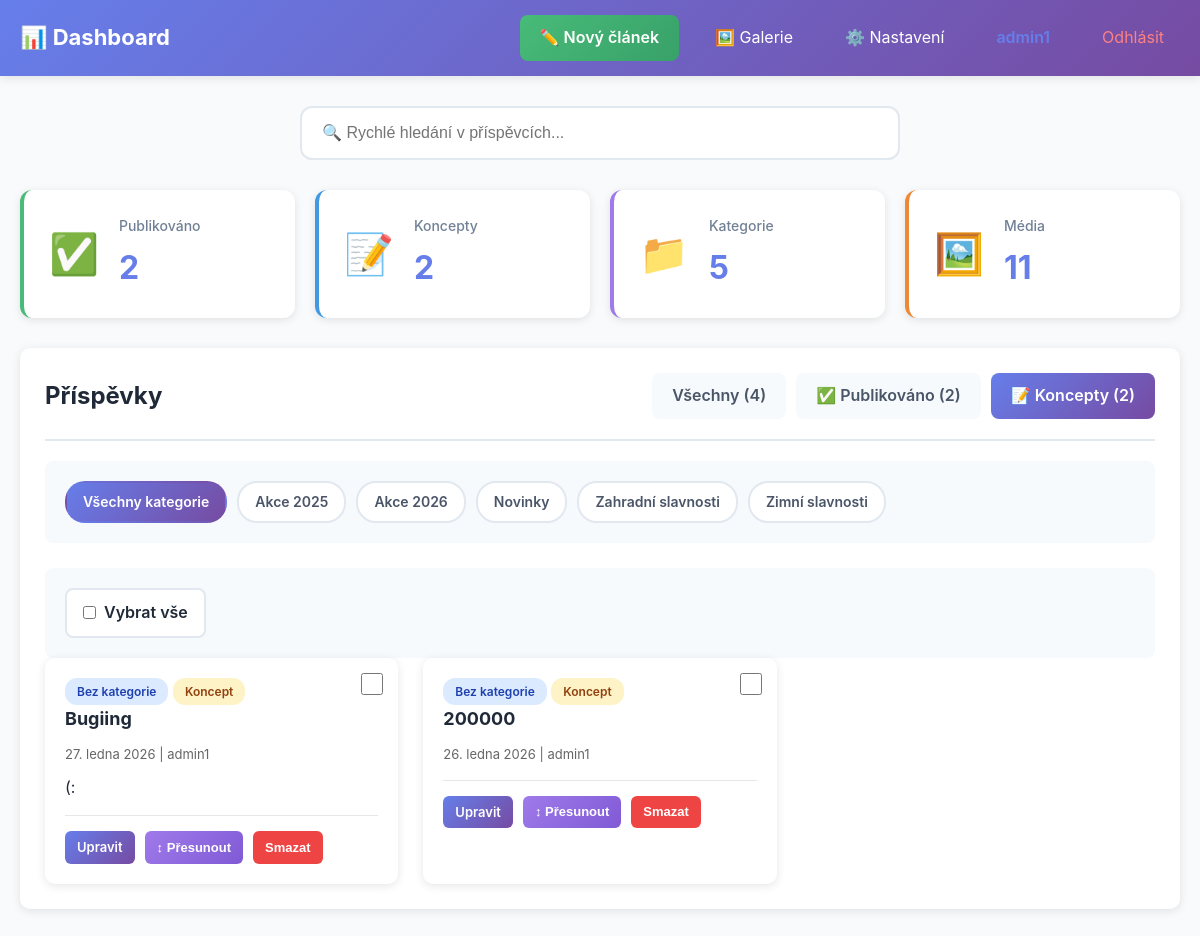
Before: /admin/dashboard.php?filter=draft (signed in) with the older database file.
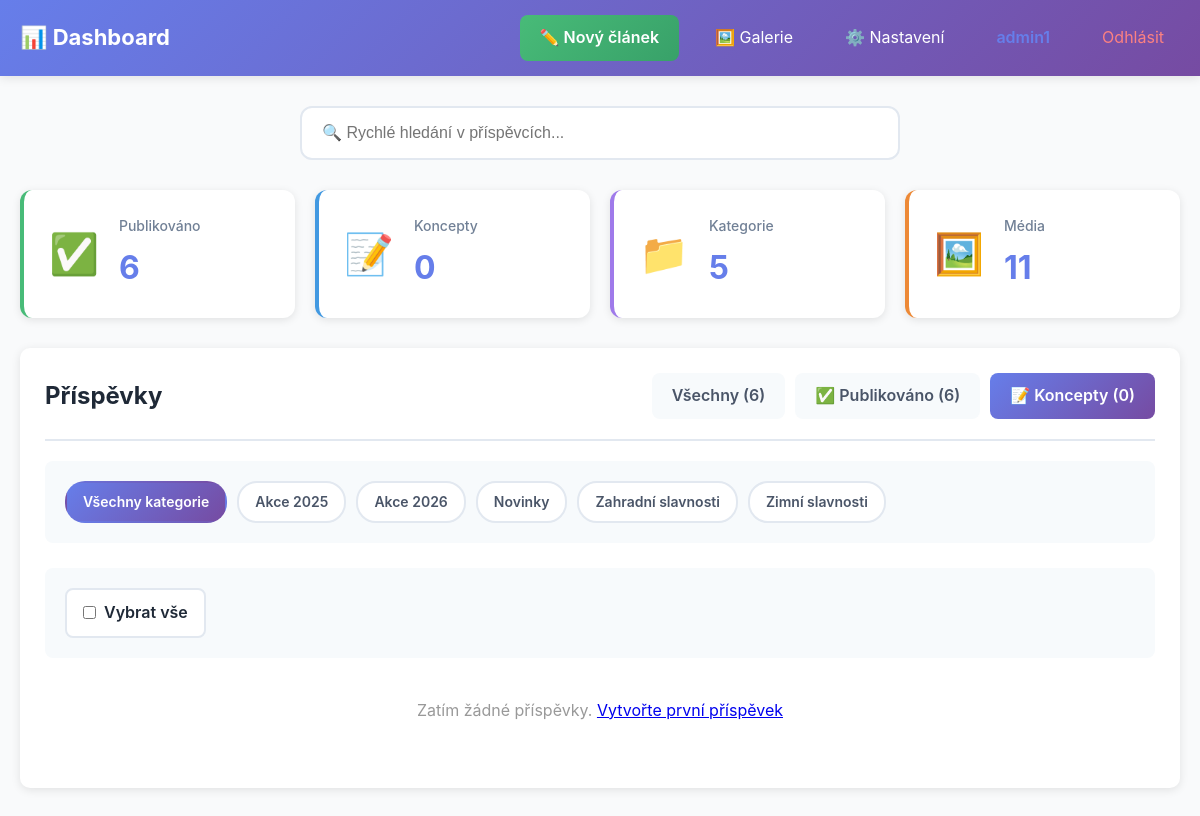
After: the same page with the newer database file.
### tables this page shows
CREATE TABLE `categories` (
  `id` int(11) NOT NULL AUTO_INCREMENT,
  `name` varchar(100) NOT NULL,
  `slug` varchar(100) NOT NULL,
  `description` text,
  `created_at` timestamp NOT NULL DEFAULT CURRENT_TIMESTAMP,
  PRIMARY KEY (`id`),
  UNIQUE KEY `name` (`name`),
  UNIQUE KEY `slug` (`slug`),
  KEY `idx_slug` (`slug`)
);

CREATE TABLE `posts` (
  `id` int(11) NOT NULL AUTO_INCREMENT,
  `title` varchar(255) NOT NULL,
  `slug` varchar(255) NOT NULL,
  `content` longtext,
  `excerpt` text,
  `featured_image` varchar(500) DEFAULT NULL,
  `category_id` int(11) DEFAULT NULL,
  `author_id` int(11) NOT NULL,
  `status` enum('draft','published','scheduled') DEFAULT 'draft',
  `menu_order` int(11) DEFAULT '0',
  `meta_title` varchar(255) DEFAULT NULL,
  `meta_description` text,
  `meta_keywords` varchar(255) DEFAULT NULL,
  `published_at` datetime DEFAULT NULL,
  `scheduled_at` datetime DEFAULT NULL,
  `created_at` datetime DEFAULT CURRENT_TIMESTAMP,
  `updated_at` datetime DEFAULT CURRENT_TIMESTAMP ON UPDATE CURRENT_TIMESTAMP,
  PRIMARY KEY (`id`),
  UNIQUE KEY `slug` (`slug`),
  KEY `idx_status` (`status`),
  KEY `idx_category` (`category_id`),
  KEY `idx_author` (`author_id`),
  KEY `idx_slug` (`slug`),
  FULLTEXT KEY `ft_search` (`title`,`content`,`excerpt`)
);

CREATE TABLE `users` (
  `id` int(11) NOT NULL AUTO_INCREMENT,
  `username` varchar(50) NOT NULL,
  `password` varchar(255) NOT NULL,
  `email` varchar(100) DEFAULT NULL,
  `role` enum('it','admin','editor') DEFAULT 'editor',
  `created_at` timestamp NOT NULL DEFAULT CURRENT_TIMESTAMP,
  `last_login` timestamp NULL DEFAULT NULL,
  PRIMARY KEY (`id`),
  UNIQUE KEY `username` (`username`),
  KEY `idx_username` (`username`)
);

### includes/database.class.php (called while the page is built, shortened)
<?php
class Database {
    private $connection;
    private $stmt;
    public function __construct() {
        $dsn = 'mysql:host=' . DB_HOST . ';dbname=' . DB_NAME . ';charset=' . DB_CHARSET;
        $options = [
            PDO::ATTR_ERRMODE => PDO::ERRMODE_EXCEPTION,
            PDO::ATTR_DEFAULT_FETCH_MODE => PDO::FETCH_ASSOC,
            PDO::ATTR_EMULATE_PREPARES => false,
            PDO::MYSQL_ATTR_INIT_COMMAND => "SET NAMES utf8mb4 COLLATE utf8mb4_unicode_ci"
        ];
        try {
            $this->connection = new PDO($dsn, DB_USER, DB_PASS, $options);
        } catch (PDOException $e) {
            $this->error = $e->getMessage();
            $this->logError('Database Connection', $e->getMessage());
            die('Chyba připojení k databázi. Zkontrolujte konfiguraci.');
        }
    }
    public function query($sql) {
    try {
        $this->stmt = $this->connection->prepare($sql);
        return $this;
    } catch (PDOException $e) {
        $this->logError('Query Prepare', $e->getMessage());
        $this->stmt = null;
        return $this;
    }
}
    public function bind($param, $value, $type = null) {
        if (is_null($type)) {
            switch (true) {
                default:
                    $type = PDO::PARAM_STR;
            }
        }
        $this->stmt->bindValue($param, $value, $type);
        return $this;
    }
    public function execute() {
        try {
            return $this->stmt->execute();
        } catch (PDOException $e) {
            $this->logError('Query Execute', $e->getMessage());
            return false;
        }
    }
    public function fetchAll() {
    $this->execute();
    return $this->stmt->fetchAll();
    }
    public function fetch() {
        $this->execute();
        return $this->stmt->fetch();
    }
}
?>

### config.php (called while the page is built, shortened)
<?php
require_once INCLUDES_PATH . 'database.class.php';
require_once INCLUDES_PATH . 'auth.class.php';
require_once INCLUDES_PATH . 'post.class.php';
require_once INCLUDES_PATH . 'category.class.php';
$db = new Database();
require_once INCLUDES_PATH . 'helpers.php';
?>

### includes/post.class.php (called while the page is built, shortened)
<?php
class Post {
    private $db;
    public function __construct() {
        global $db;
        $this->db = $db;
    }
    public function getAll($status = 'published', $limit = null, $offset = 0, $categoryId = null) {
        $sql = "SELECT p.*, c.name as category_name, c.slug as category_slug,
                       u.username as author_name
                FROM posts p
                LEFT JOIN categories c ON p.category_id = c.id
                LEFT JOIN users u ON p.author_id = u.id
                WHERE p.status = :status";
        $sql .= " ORDER BY p.menu_order ASC, p.published_at DESC, p.created_at DESC";
        if ($limit) {
            $sql .= " LIMIT " . (int)$limit . " OFFSET " . (int)$offset;
        }
        $this->db->query($sql);
        $this->db->bind(':status', $status);
        return $this->db->fetchAll();
    }
    public function count($status = 'published', $categoryId = null) {
        $sql = "SELECT COUNT(*) as total FROM posts WHERE status = :status";
        $this->db->query($sql);
        $this->db->bind(':status', $status);
        $result = $this->db->fetch();
        return $result['total'] ?? 0;
    }
}
?>

### includes/category.class.php (called while the page is built, shortened)
<?php
class Category {
    private $db;
    public function __construct() {
        global $db;
        $this->db = $db;
    }
    public function getAll() {
        $this->db->query("SELECT * FROM categories ORDER BY name ASC");
        return $this->db->fetchAll();
    }
}
?>

### includes/helpers.php (called while the page is built, shortened)
<?php
function formatDate($date, $format = 'j. n. Y') {
    $months = [
        1 => 'ledna', 2 => 'února', 3 => 'března', 4 => 'dubna',
        5 => 'května', 6 => 'června', 7 => 'července', 8 => 'srpna',
        9 => 'září', 10 => 'října', 11 => 'listopadu', 12 => 'prosince'
    ];
    $timestamp = is_numeric($date) ? $date : strtotime($date);
    $day = date('j', $timestamp);
    $month = $months[(int)date('n', $timestamp)];
    $year = date('Y', $timestamp);
    return "$day. $month $year";
}
function e($text) {
    if ($text === null || $text === '') {
        return '';
    }
    return htmlspecialchars($text, ENT_QUOTES, 'UTF-8');
}
function truncate($text, $length = 100, $suffix = '...') {
    $text = strip_tags($text);
    if (mb_strlen($text) <= $length) {
        return $text;
    }
    return mb_substr($text, 0, $length) . $suffix;
}
?>

### includes/auth.class.php (called while the page is built, shortened)
<?php
class Auth {
        public function isLoggedIn() {
        return true;
    }
    public function canEdit($authorId) {
            return $_SESSION['user_role'] === 'it'
                || $_SESSION['user_role'] === 'admin'
                || $_SESSION['user_id'] == $authorId;
    }
}
?>

### admin/dashboard.php (the view, shortened to what the changed rows need)
<?php
require_once '../config.php';
$auth = new Auth();
$post = new Post();
$category = new Category();
$filter = $_GET['filter'] ?? 'all';
$categoryFilter = isset($_GET['category']) ? intval($_GET['category']) : null;
$page = isset($_GET['page']) ? max(1, intval($_GET['page'])) : 1;
$perPage = 12;
$totalPublishedCount = $post->count('published');
$totalDraftsCount = $post->count('draft');
if ($filter === 'draft') {
    $allPosts = $post->getAll('draft', $perPage, ($page - 1) * $perPage, $categoryFilter);
} elseif ($filter === 'published') {
    $allPosts = $post->getAll('published', $perPage, ($page - 1) * $perPage, $categoryFilter);
    $totalCount = $post->count('published', $categoryFilter);
}
$categories = $category->getAll();
?>
<!DOCTYPE html>
<html lang="cs">
<head>
    <link rel="stylesheet" href="<?= ASSETS_URL ?>css/admin.css">
</head>
<body>
    <header class="admin-header">
        <div class="header-content">
            <h1>📊 Dashboard</h1>
        </div>
    </header>
    <div class="container">
        <div class="stats-grid">
            <div class="stat-card green">
                <div class="stat-info">
                    <h3>Publikováno</h3>
                    <div class="stat-value"><?= $totalPublishedCount ?></div>
                </div>
            </div>
            <div class="stat-card blue">
                <div class="stat-info">
                    <h3>Koncepty</h3>
                    <div class="stat-value"><?= $totalDraftsCount ?></div>
                </div>
            </div>
        </div>
        <div class="card">
            <div class="card-header">
                <h2>Příspěvky</h2>
                <div class="filter-tabs">
                    <a href="?filter=all" class="tab <?= $filter === 'all' ? 'active' : '' ?>">
                        Všechny (<?= $totalPublishedCount + $totalDraftsCount ?>)
                    </a>
                    <a href="?filter=published" class="tab <?= $filter === 'published' ? 'active' : '' ?>">
                        ✅ Publikováno (<?= $totalPublishedCount ?>)
                    </a>
                    <a href="?filter=draft" class="tab <?= $filter === 'draft' ? 'active' : '' ?>">
                        📝 Koncepty (<?= $totalDraftsCount ?>)
                    </a>
                </div>
            </div>
            <?php if (!empty($categories)): ?>
            <div class="category-filters">
                <a href="?filter=<?= $filter ?>" class="category-badge <?= !$categoryFilter ? 'active' : '' ?>">
                    Všechny kategorie
                </a>
                <?php foreach ($categories as $cat): ?>
                    <a href="?filter=<?= $filter ?>&category=<?= $cat['id'] ?>"
                       class="category-badge <?= $categoryFilter == $cat['id'] ? 'active' : '' ?>">
                        <?= e($cat['name']) ?>
                    </a>
                <?php endforeach; ?>
            </div>
            <div class="bulk-actions-row">
                <label class="select-all-label">
                </label>
            </div>
            <?php endif; ?>
            <?php if (empty($allPosts)): ?>
                <p style="text-align: center; padding: 40px; color: #999;">
                    Zatím žádné příspěvky. <a href="add_post.php">Vytvořte první příspěvek</a>
                </p>
            <?php else: ?>
                <div class="posts-grid">
                    <?php foreach ($allPosts as $p): ?>
                        <div class="post-card" data-post-id="<?= $p['id'] ?>">
                            <input type="checkbox" class="post-checkbox" value="<?= $p['id'] ?>" onchange="updateBulkSelection()">
                            <div class="post-card-content">
                                <span class="badge badge-primary">
                                    <?php
                                    $catName = $p['category_name'] ?? 'Bez kategorie';
                                    echo e(is_array($catName) ? 'Bez kategorie' : $catName);
                                    ?>
                                </span>
                                <span class="badge badge-<?= $p['status'] === 'published' ? 'success' : 'warning' ?>">
                                    <?= $p['status'] === 'published' ? 'Publikováno' : 'Koncept' ?>
                                </span>
                                <h3><?= e($p['title']) ?></h3>
                                <div class="post-meta">
                                    <?= formatDate($p['published_at'] ?? $p['created_at']) ?> |
                                    <?= e($p['author_name']) ?>
                                </div>
                                <p><?= e(truncate($p['excerpt'] ?? $p['content'], 100)) ?></p>
                                <div class="post-actions">
                                    <a href="edit_post.php?id=<?= $p['id'] ?>" class="btn btn-primary btn-small">Upravit</a>
                                    <button onclick="startReorder(<?= $p['id'] ?>)" class="btn btn-reorder btn-small">↕ Přesunout</button>
                                    <?php if ($auth->canEdit($p['author_id'])): ?>
                                        <button onclick="confirmDelete(<?= $p['id'] ?>, '<?= addslashes($p['title']) ?>')"
                                                class="btn btn-danger btn-small">
                                            Smazat
                                        </button>
                                    <?php endif; ?>
                                </div>
                            </div>
                        </div>
                    <?php endforeach; ?>
                </div>
            <?php endif; ?>
        </div>
    </div>
</body>
</html>

Changed rows visible on the page:
removed posts: catName "Bez kategorie", status "Koncept", title "Bugiing", formatDate($p['published_at'] ?? $p['created_at']) "27. ledna 2026", author.username "admin1", excerpt "(:"
removed posts: catName "Bez kategorie", status "Koncept", title "200000", formatDate($p['published_at'] ?? $p['created_at']) "26. ledna 2026", author.username "admin1"
Other visible differences:
$totalPublishedCount: "2" → "6"
$totalDraftsCount: "2" → "0"
$totalPublishedCount + $totalDraftsCount: "4" → "6"
text now shown: "Zatím žádné příspěvky. Vytvořte první příspěvek"
